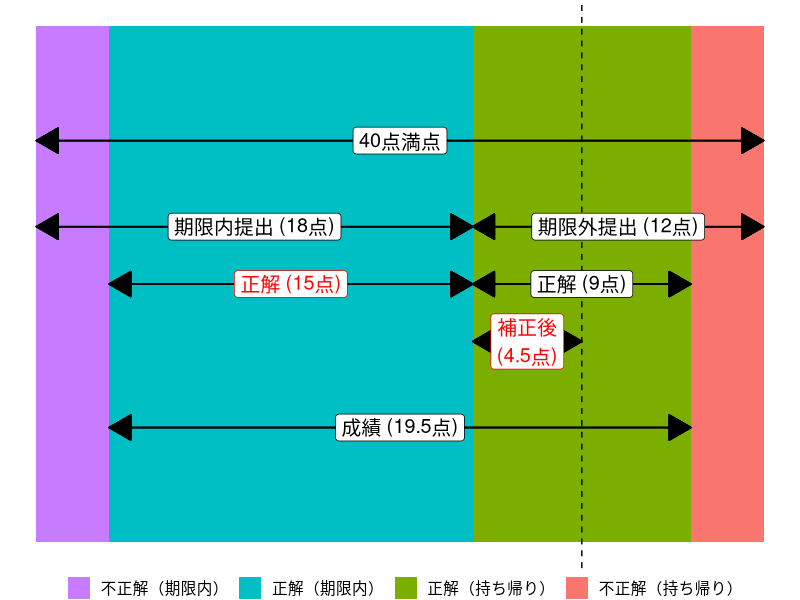

This chart was generated by the following R code:
## ---- chunk 1
#| include: false
library(tidyverse)
knitr::opts_chunk$set(dev       = "ragg_png",
                      dpi       = 300,
                      fig.align = "center",
                      echo      = TRUE)
## ---- chunk 2
#| echo: false
#| fig-width: 10
#| fig-height: 5
tibble(y = c(1, 1, 1, 1),
       x = c(3, 15, 9, 3),
       z = c("不正解（期限内）", "正解（期限内）",
             "正解（持ち帰り）", "不正解（持ち帰り）")) %>%
   mutate(z = fct_inorder(z),
          z = fct_rev(z)) %>%
   ggplot() +
   geom_bar(aes(x = y, y = x, fill = z), stat = "identity") +
   geom_segment(aes(y = 0, yend = 30, x = 1.25, xend = 1.25),
                arrow = arrow(ends = "both", type = "closed")) +
   geom_segment(aes(y = 0, yend = 18, x = 1.1, xend = 1.1),
                arrow = arrow(ends = "both", type = "closed")) +
   geom_segment(aes(y = 18, yend = 30, x = 1.1, xend = 1.1),
                arrow = arrow(ends = "both", type = "closed")) +
   geom_segment(aes(y = 3, yend = 18, x = 1, xend = 1),
                arrow = arrow(ends = "both", type = "closed")) +
   geom_segment(aes(y = 18, yend = 27, x = 1, xend = 1),
                arrow = arrow(ends = "both", type = "closed")) +
   geom_segment(aes(y = 18, yend = 22.5, x = 0.9, xend = 0.9),
                arrow = arrow(ends = "both", type = "closed")) +
   geom_segment(aes(y = 3, yend = 27, x = 0.75, xend = 0.75),
                arrow = arrow(ends = "both", type = "closed")) +
   geom_hline(yintercept = 22.5, linetype = 2) +
   annotate("label", x = 1.25, y = 15, label = "40点満点", size = 5) +
   annotate("label", x = 1.1, y = 9, label = "期限内提出 (18点)", size = 5) +
   annotate("label", x = 1.1, y = 24, label = "期限外提出 (12点)", size = 5) +
   annotate("label", x = 1, y = 10.5, label = "正解 (15点)", size = 5,
            color = "red") +
   annotate("label", x = 1, y = 22.5, label = "正解 (9点)", size = 5) +
   annotate("label", x = 0.9, y = 20.25, label = "補正後\n(4.5点)", size = 5,
            color = "red") +
   annotate("label", x = 0.75, y = 15, label = "成績 (19.5点)", size = 5) +
   coord_flip() +
   labs(fill = "") +
   guides(fill = guide_legend(reverse = TRUE)) +
   theme_void(base_size = 14) +
   theme(legend.position = "bottom")
